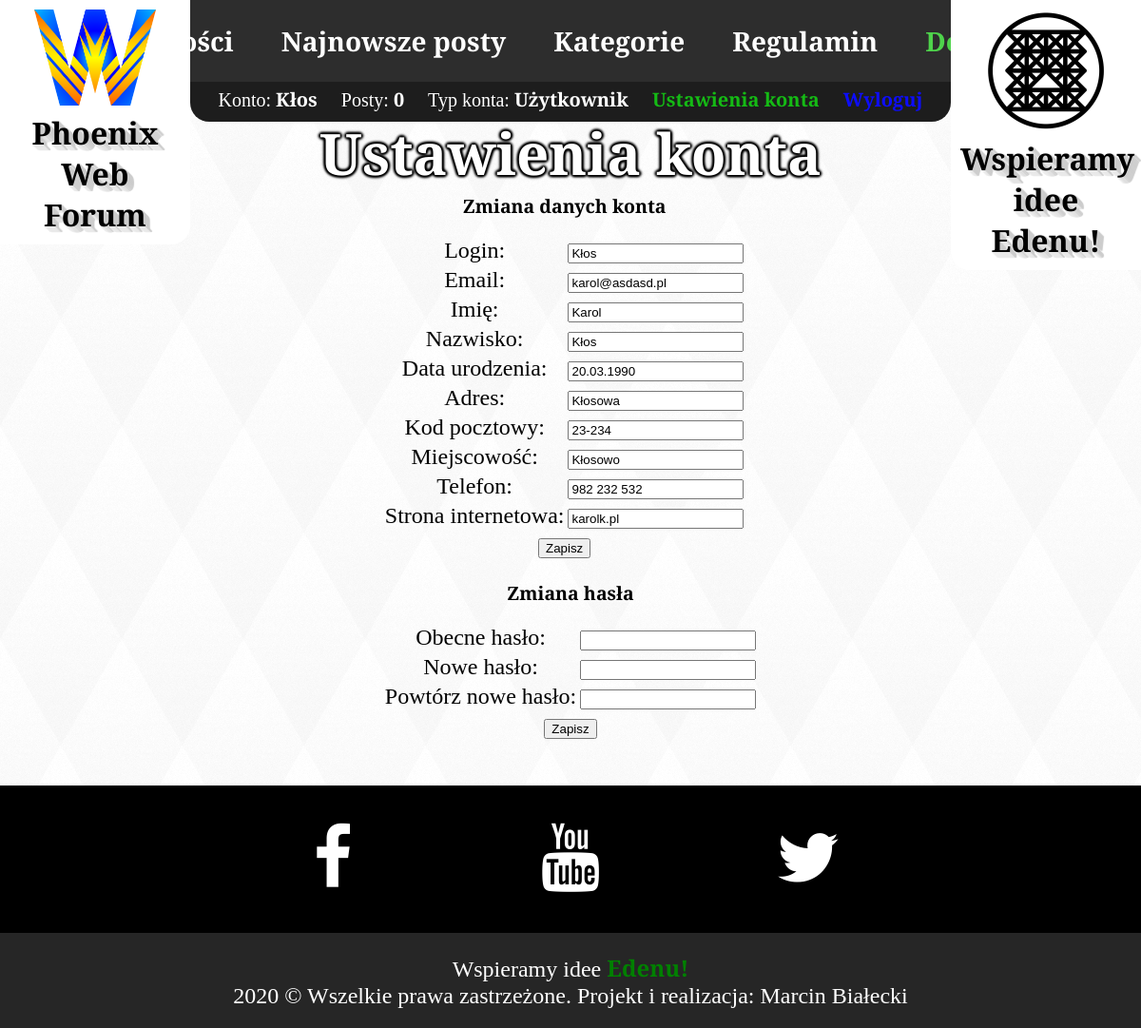
/konto.php (signed in), run on the app's committed database.
### tables this page shows
CREATE TABLE `projekt_uzytkownicy` (
  `id` int(9) NOT NULL,
  `login` varchar(50) NOT NULL,
  `haslo` varchar(80) NOT NULL,
  `email` varchar(60) NOT NULL,
  `imie` varchar(60) NOT NULL,
  `nazwisko` varchar(60) NOT NULL,
  `data_urodzenia` varchar(20) NOT NULL,
  `adres` varchar(60) NOT NULL,
  `kodpocztowy` varchar(6) NOT NULL,
  `miejscowosc` varchar(60) NOT NULL,
  `telefon` varchar(15) NOT NULL,
  `www` varchar(50) NOT NULL,
  `typ_konta` tinyint(4) NOT NULL COMMENT '0 - Gość, 1 - Użytkownik, 2 - Moderator, 3 - Administrator',
  `ilosc_postow` int(11) NOT NULL,
  `blokada` tinyint(1) NOT NULL
);

### konto.php (the view, shortened to what this page needs)
<?php
	require_once "connect.php";
?>
<!DOCTYPE HTML>
<html lang="pl">
<head>
	<link rel="stylesheet" href="css/main.css" type="text/css" />
	<link rel="stylesheet" href="css/kont.css" type="text/css" />
	<link rel="stylesheet" href="fontello/css/fontello.css">
</head>
<body>
	<header>
		<div id="headerText">
			<h1>Ustawienia konta</h1>
		</div>
		<a id="logoLink" href="aktualnosci">
			<div id="logo">
				<img id="logoImg" src="img/used/logo-Phoenix-Web.png" alt="logo phoenix">
				<div id="logoText">Phoenix Web</div>
				<div id="logoText">Forum</div>
			</div>
		</a>
		<nav id="topnav">
			<div id="menu">
				<a href="aktualnosci"><div>Aktualności</div></a><a href="najnowsze-posty"><div>Najnowsze posty</div></a><a href="kategorie"><div>Kategorie</div></a><a href="regulamin"><div>Regulamin</div></a><a href="dodaj-post"><div style="color: #45d142;">Dodaj post</div></a>
			</div>
			<?php
				if(isset($_SESSION['zalogowany']) && $_SESSION['zalogowany']) {
			?>
					<div id="login">
						<div>Konto: <strong><?=$_SESSION['login']?></strong></div>
						<div>Posty: <strong><?=$_SESSION['ilosc_postow']?></strong></div>
						<div>Typ konta: <strong>
							<?php
								switch($_SESSION['typ_konta']){
									case 1: echo "Użytkownik"; break;
								}
							?>
							</strong></div>
						<div id="link_ustawienia_konta"><a href="konto">Ustawienia konta</a></div>
						<div><a href="wyloguj">Wyloguj</a></div>
					</div>
			<?php
				}
			?>
		</nav>
		<div id="logo2Div">
			<a id="logo2Link" href="https://www.popko.pl" target="_blank">
				<div id="logo2">
					<img id="logo2Img" src="img/used/PBZ.png" alt="Znak PBZ">
					<div id="logo2Text">Wspieramy idee Edenu!</div>
				</div>
			</a>
		</div>
	</header>
	<div id="background">
		<main id="container">
			<div class="content">
				<?php
					$polaczenie = @new mysqli($host, $db_user, $db_password, $db_name);
					$polaczenie -> query ('SET NAMES utf8');
					if ($polaczenie->connect_errno!=0)
					{
						$_SESSION['message2'] = "Error: ".$polaczenie->connect_errno;
					}
					else
					{
						if ($rezultat = @$polaczenie->query("SELECT * FROM projekt_uzytkownicy WHERE id=".$_SESSION['id_user']))
						{
							$wiersz = $rezultat->fetch_assoc();
				?>
							<form action="" method="POST">
								<table>
									<tr>
										<td colspan="2"><b><font size="2"><h2>Zmiana danych konta</h2></font></b></td>
									</tr>
									<tr>
										<td>Login:</td>
										<td><input type="text" name="login" value="<?php echo $wiersz['login']; ?>" required></td>
									</tr>
									<tr>
										<td>Email:</td>
										<td><input type="email" name="email" value="<?php echo $wiersz['email']; ?>" required></td>
									</tr>
									<tr>
										<td>Imię:</td>
										<td><input type="text" name="imie" value="<?php echo $wiersz['imie']; ?>"></td>
									</tr>
									<tr>
										<td>Nazwisko:</td>
										<td><input type="text" name="nazwisko" value="<?php echo $wiersz['nazwisko']; ?>"></td>
									</tr>
									<tr>
										<td>Data urodzenia:</td>
										<td><input type="text" name="data_urodzenia" value="<?php echo $wiersz['data_urodzenia']; ?>"></td>
									</tr>
									<tr>
										<td>Adres:</td>
										<td><input type="text" name="adres" value="<?php echo $wiersz['adres']; ?>"></td>
									</tr>
									<tr>
										<td>Kod pocztowy:</td>
										<td><input type="text" name="kodpocztowy" value="<?php echo $wiersz['kodpocztowy']; ?>"></td>
									</tr>
									<tr>
										<td>Miejscowość:</td>
										<td><input type="text" name="miejscowosc" value="<?php echo $wiersz['miejscowosc']; ?>"></td>
									</tr>
									<tr>
										<td>Telefon:</td>
										<td><input type="text" name="telefon" value="<?php echo $wiersz['telefon']; ?>"></td>
									</tr>
									<tr>
										<td>Strona internetowa:</td>
										<td><input type="text" name="www" value="<?php echo $wiersz['www']; ?>"></td>
									</tr>
									<tr>
										<td colspan="2"><input type="submit" value="Zapisz"></td>
									</tr>
								</table>
							</form>
							<form action="" method="POST">
								<table>
									<tr>
										<td colspan="2"><b><font size="2"><h2>Zmiana hasła</h2></font></b></td>
									</tr>
									<tr>
										<td>Obecne hasło:</td>
										<td><input type="password" name="haslo" required></td>
									</tr>
									<tr>
										<td>Nowe hasło:</td>
										<td><input type="password" name="nowe_haslo1" required></td>
									</tr>
									<tr>
										<td>Powtórz nowe hasło:</td>
										<td><input type="password" name="nowe_haslo2" required></td>
									</tr>
									<tr>
										<td colspan="2"><input type="submit" value="Zapisz"></td>
									</tr>
								</table>
							</form>
				<?php
						}
						else
							$_SESSION['message2'] = "Błąd zapytania do bazy.";
					}
				?>
			</div>
		</main>
		<footer>
			<div class="socials">
				<div class="socialdivs">
					<a href="https://www.facebook.com" target="_blank">
						<div class="fb">
							<i class="icon-facebook"></i>
						</div>
					</a>
					<a href="https://www.youtube.com" target="_blank">
						<div class="yt">
							<i class="icon-youtube"></i>
						</div>
					</a>
					<a href="https://twitter.com" target="_blank">
						<div class="tw">
							<i class="icon-twitter"></i>
						</div>
					</a>
				</div>
			</div>
			<div class="info">
				Wspieramy idee <a href="https://www.popko.pl" target="_blank">Edenu!</a>
				<br>
				2020 &copy; Wszelkie prawa zastrzeżone. Projekt i realizacja: Marcin Białecki
			</div>
		</footer>
	</div>
</body>
</html>

### css/main.css (style rules this page uses)
body { background-color: #FFF; margin: 0px; font-family: 'EB Garamond', serif; font-size: 24px; }
#background { background: url(../img/patterns/whitediamond.png); position: relative; padding-top: 40px; }
a { text-decoration: none; color: #008000; font-weight: 700; }
header { width: 100%; padding-bottom: 26%; }
#headerText { width: 100%; margin-top: 10%; z-index: 2; text-align: center; position: absolute; text-shadow: -1px 0 3px #000, 0 1px 3px #000, 1px 0 3px #000, 0 -1px 3px #000, -2px 0 3px #000, 0 2px 3px #000, 2px 0 3px #000, 0 -2px 3px #000; color: #FFF; }
#headerText h1 { font-size: 2.5em; margin: 0px; }
#logo { background-color: #FFF; z-index: 3; text-align: center; position: fixed; padding: 10px; border-radius: 0px 0px 20px 0px; width: 180px; }
#logo img { width: 128px; }
#logoText { font-size: 32px; color: #000; text-decoration: none; font-weight: 700; text-shadow: 1px 0px 1px #CCCCCC, 0px 1px 1px #EEEEEE, 2px 1px 1px #CCCCCC, 1px 2px 1px #EEEEEE, 3px 2px 1px #CCCCCC, 2px 3px 1px #EEEEEE, 4px 3px 1px #CCCCCC, 3px 4px 1px #EEEEEE, 5px 4px 1px #CCCCCC, 4px 5px 1px #EEEEEE, 6px 5px 1px #CCCCCC, 5px 6px 1px #EEEEEE, 7px 6px 1px #CCCCCC; }
#logo2Div { z-index: 3; width: 100%; height: 0px; text-align: right; position: fixed; }
#logo2 { display: inline-block; background-color: #FFF; text-align: center; padding: 10px; border-radius: 0px 0px 0px 20px; width: 180px; }
#logo2 img { width: 128px; height: 128px; }
#logo2Text { font-size: 32px; color: #000; text-decoration: none; font-weight: 700; text-shadow: 1px 0px 1px #CCCCCC, 0px 1px 1px #EEEEEE, 2px 1px 1px #CCCCCC, 1px 2px 1px #EEEEEE, 3px 2px 1px #CCCCCC, 2px 3px 1px #EEEEEE, 4px 3px 1px #CCCCCC, 3px 4px 1px #EEEEEE, 5px 4px 1px #CCCCCC, 4px 5px 1px #EEEEEE, 6px 5px 1px #CCCCCC, 5px 6px 1px #EEEEEE, 7px 6px 1px #CCCCCC; }
#topnav { z-index: 2; width: 100%; height: 0px; text-align: center; position: fixed; opacity: 0.95; }
#menu { display: inline-block; padding: 10px; font-size: 28px; min-height: 38px; line-height: 200%; border-radius: 0px 0px 20px 20px; background-color: #222; }
#menu div { display: inline-block; margin: 5px; padding-left: 20px; padding-right: 20px; border-radius: 5px; transition: all 0.2s linear; }
#menu a { color: #fff; text-decoration: none; font-weight: 700; }
#login { display: inline-block; border-radius: 0px 0px 20px 20px; background-color: #111; color: #fff; font-size: 20px; padding: 5px 20px 10px 20px; }
#login div { display: inline-block; padding: 0px 10px; }
#login a { color: #00f; font-weight: 700; }
#link_ustawienia_konta a { color: #09b709; }
#container { width: 75%; margin-left: auto; margin-right: auto; text-align: center; }
footer { position: relative; }
.socials { z-index: 1; width:100%; text-align: center; background-color: #000; }
.socialdivs { width: 750px; margin-left: auto; margin-right: auto; color: #fff; }
.socialdivs a { text-decoration: none; color: #FFF; }
.fb { width: 250px; height: 155px; float:left; border-radius: 10px; }
.yt { width: 250px; height: 155px; float:left; border-radius: 10px; }
.tw { width: 250px; height: 155px; float:left; border-radius: 10px; }
.info { z-index: 1; margin-left: auto; margin-right: auto; text-align: center; padding: 20px; color: #fff; background-color: #262626; }

### css/kont.css (style rules this page uses)
header { padding-bottom: 0%; }
.content { display: inline-block; margin-top: 16%; margin-bottom: 40px; text-align: center; border-radius: 20px; }

### data on the page
projekt_uzytkownicy: login "Kłos", email "karol@asdasd.pl", imie "Karol", nazwisko "Kłos", data_urodzenia "20.03.1990", adres "Kłosowa", kodpocztowy "23-234", miejscowosc "Kłosowo", telefon "982 232 532", www "karolk.pl"

### other printed values
$_SESSION['login'] "Kłos"
$_SESSION['ilosc_postow'] "0"
